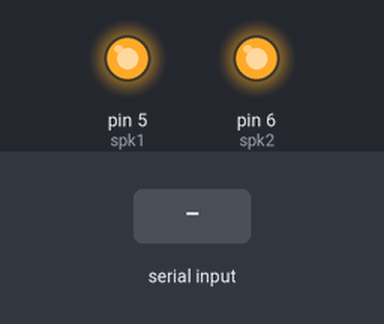
Bench run of a sketch on a simulated Arduino Uno, built with avr-gcc and run on an emulated ATmega328P. On the bench: output pins drawn as LEDs (lit = HIGH). The test bench sets the inputs (shaded band). What the sketch prints to the serial monitor is not drawn.

Above: at 1.2 s.
1.3 s: "SPEAK1\n" received over Serial
Timing chart, 0 to 4.3 s (numbered marks = the images above; inputs shaded):
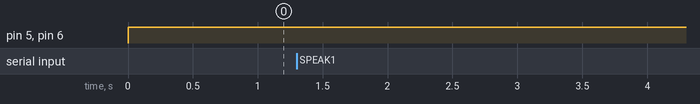

The sketch:

audio_test.ino
```cpp
//Is the program to test the control of the speaking of the robot using a APRA33 audio amplifier module with Arduino uno board and coordination with the Android app

#define spk1  5
#define spk2  6

String Incoming_value =" ";//variable created to store the incoming value
bool speak = false;

void setup() {
  Serial.begin(9600);
  pinMode(spk1,OUTPUT);
  pinMode(spk2,OUTPUT);
}
void loop() {
  if(speak == false){ //turning off the speaker
    digitalWrite(spk1, HIGH);
    digitalWrite(spk2, HIGH);
  }

  if(Serial.available()>0){//checking if the input is coming or not if inpu zero the program stops
    Incoming_value = Serial.read();// readString();, for reading a string
    Serial.print(Incoming_value);
    Serial.print("\n");

    if(Incoming_value == "SPEAK1"){
      digitalWrite(spk1, LOW);
      delay(100); // is according to the time duration we are saving the audio here its 1min
      speak = false;
    }

    else if(Incoming_value == "SPEAK2"){
      digitalWrite(spk2, LOW);
      delay(100); // is according to the time duration we are saving the audio here its 1min
      speak = false;
    }
  }
}
```

Measured:
- after the input at 1.3 s, every drawn part: stays the same
